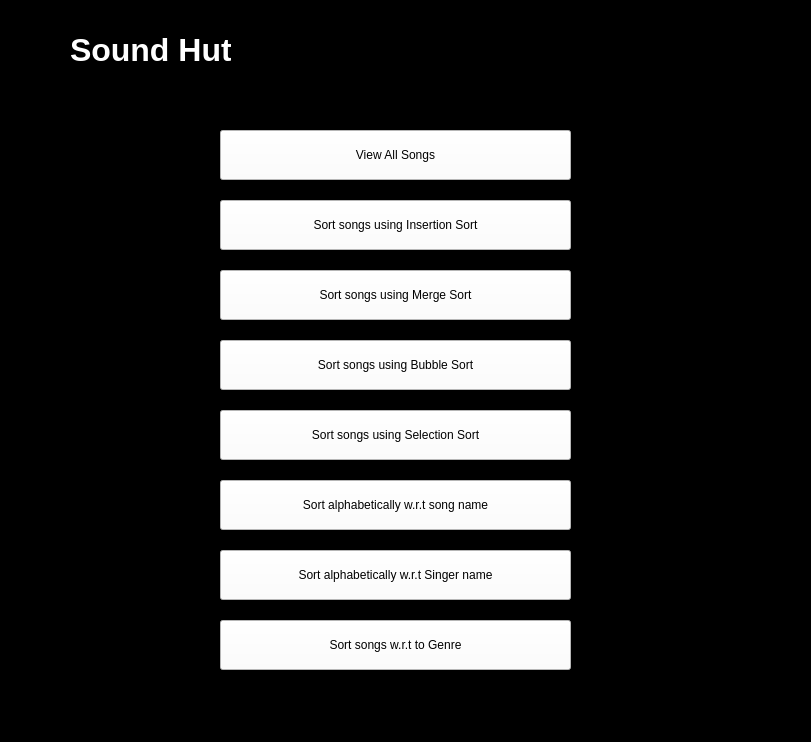
<?xml version="1.0" encoding="UTF-8"?>
<ui version="4.0">
 <class>MainWindow</class>
 <widget class="QMainWindow" name="MainWindow">
  <property name="geometry">
   <rect>
    <x>0</x>
    <y>0</y>
    <width>811</width>
    <height>742</height>
   </rect>
  </property>
  <property name="windowTitle">
   <string>MainWindow</string>
  </property>
  <widget class="QWidget" name="centralwidget">
   <widget class="QFrame" name="frame">
    <property name="geometry">
     <rect>
      <x>0</x>
      <y>0</y>
      <width>811</width>
      <height>751</height>
     </rect>
    </property>
    <property name="styleSheet">
     <string notr="true">background-color: rgb(255, 255, 255);
background-color: rgb(0, 0, 0);</string>
    </property>
    <property name="frameShape">
     <enum>QFrame::StyledPanel</enum>
    </property>
    <property name="frameShadow">
     <enum>QFrame::Raised</enum>
    </property>
    <widget class="QLabel" name="label_4">
     <property name="geometry">
      <rect>
       <x>70</x>
       <y>10</y>
       <width>161</width>
       <height>81</height>
      </rect>
     </property>
     <property name="styleSheet">
      <string notr="true">font: 26pt &quot;Sound Hut&quot;;
font: 18pt &quot;Modern No. 20&quot;;
font: 8pt &quot;Modern No. 20&quot;;
background-color: rgb(0, 0, 0);
</string>
     </property>
     <property name="text">
      <string>&lt;html&gt;&lt;head/&gt;&lt;body&gt;&lt;p&gt;&lt;span style=&quot; font-size:24pt; font-weight:600; color:#ffffff;&quot;&gt;Sound Hut&lt;/span&gt;&lt;/p&gt;&lt;/body&gt;&lt;/html&gt;</string>
     </property>
    </widget>
    <widget class="QLabel" name="label">
     <property name="geometry">
      <rect>
       <x>20</x>
       <y>20</y>
       <width>51</width>
       <height>61</height>
      </rect>
     </property>
     <property name="text">
      <string/>
     </property>
     <property name="pixmap">
      <pixmap>C:/Users/Malaika/Downloads/resize-1635051007197284429logo.png</pixmap>
     </property>
    </widget>
    <widget class="QPushButton" name="pushButton">
     <property name="geometry">
      <rect>
       <x>220</x>
       <y>130</y>
       <width>351</width>
       <height>50</height>
      </rect>
     </property>
     <property name="styleSheet">
      <string notr="true">font: 16pt &quot;Modern No. 20&quot;;
border-color: qlineargradient(spread:pad, x1:0, y1:0, x2:1, y2:0, stop:0 rgba(255, 178, 102, 255), stop:0.55 rgba(235, 148, 61, 255), stop:0.98 rgba(0, 0, 0, 255), stop:1 rgba(0, 0, 0, 0));
background-color: rgb(255, 255, 255);
</string>
     </property>
     <property name="text">
      <string>View All Songs</string>
     </property>
    </widget>
    <widget class="QPushButton" name="pushButton_2">
     <property name="geometry">
      <rect>
       <x>220</x>
       <y>200</y>
       <width>351</width>
       <height>50</height>
      </rect>
     </property>
     <property name="styleSheet">
      <string notr="true">background-color: rgb(255, 255, 255);
font: 16pt &quot;Modern No. 20&quot;;</string>
     </property>
     <property name="text">
      <string>Sort songs using Insertion Sort</string>
     </property>
    </widget>
    <widget class="QPushButton" name="pushButton_3">
     <property name="geometry">
      <rect>
       <x>220</x>
       <y>270</y>
       <width>351</width>
       <height>50</height>
      </rect>
     </property>
     <property name="styleSheet">
      <string notr="true">background-color: rgb(255, 255, 255);
font: 16pt &quot;Modern No. 20&quot;;</string>
     </property>
     <property name="text">
      <string>Sort songs using Merge Sort</string>
     </property>
    </widget>
    <widget class="QPushButton" name="pushButton_4">
     <property name="geometry">
      <rect>
       <x>220</x>
       <y>340</y>
       <width>351</width>
       <height>50</height>
      </rect>
     </property>
     <property name="styleSheet">
      <string notr="true">background-color: rgb(255, 255, 255);
font: 16pt &quot;Modern No. 20&quot;;</string>
     </property>
     <property name="text">
      <string>Sort songs using Bubble Sort</string>
     </property>
    </widget>
    <widget class="QPushButton" name="pushButton_5">
     <property name="geometry">
      <rect>
       <x>220</x>
       <y>410</y>
       <width>351</width>
       <height>50</height>
      </rect>
     </property>
     <property name="styleSheet">
      <string notr="true">background-color: rgb(255, 255, 255);
font: 16pt &quot;Modern No. 20&quot;;</string>
     </property>
     <property name="text">
      <string>Sort songs using Selection Sort</string>
     </property>
    </widget>
    <widget class="QPushButton" name="pushButton_6">
     <property name="geometry">
      <rect>
       <x>220</x>
       <y>480</y>
       <width>351</width>
       <height>50</height>
      </rect>
     </property>
     <property name="styleSheet">
      <string notr="true">background-color: rgb(255, 255, 255);
font: 16pt &quot;Modern No. 20&quot;;</string>
     </property>
     <property name="text">
      <string>Sort alphabetically w.r.t song name</string>
     </property>
    </widget>
    <widget class="QPushButton" name="pushButton_7">
     <property name="geometry">
      <rect>
       <x>220</x>
       <y>550</y>
       <width>351</width>
       <height>50</height>
      </rect>
     </property>
     <property name="styleSheet">
      <string notr="true">background-color: rgb(255, 255, 255);
font: 16pt &quot;Modern No. 20&quot;;</string>
     </property>
     <property name="text">
      <string>Sort alphabetically w.r.t Singer name</string>
     </property>
    </widget>
    <widget class="QPushButton" name="pushButton_8">
     <property name="geometry">
      <rect>
       <x>220</x>
       <y>620</y>
       <width>351</width>
       <height>50</height>
      </rect>
     </property>
     <property name="styleSheet">
      <string notr="true">background-color: rgb(255, 255, 255);
font: 16pt &quot;Modern No. 20&quot;;</string>
     </property>
     <property name="text">
      <string>Sort songs w.r.t to Genre</string>
     </property>
    </widget>
   </widget>
  </widget>
 </widget>
 <resources/>
 <connections/>
</ui>
